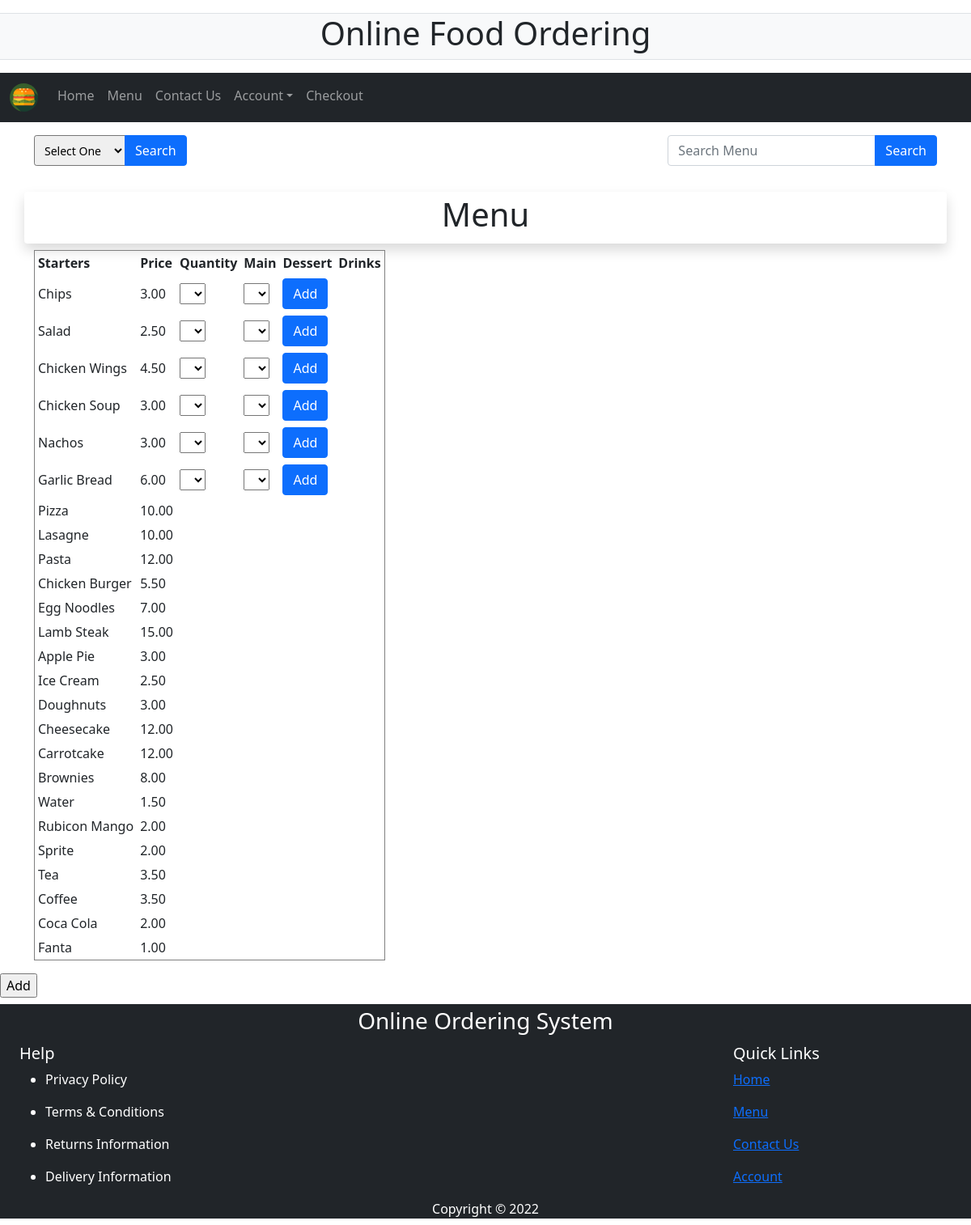
Page /index.php/menu on the committed database.
### tables this page shows
CREATE TABLE `menu` (
  `menuid` int(11) NOT NULL,
  `name` varchar(255) NOT NULL,
  `quantity` int(11) NOT NULL,
  `price` decimal(6,2) NOT NULL,
  `type` varchar(255) NOT NULL
);

### application/controllers/Menu.php (called while the page is built, shortened)
<?php
class Menu extends CI_Controller {
	public function __construct()
	{
		$this->load->database();
		$this->load->helper('html');
		$this->load->helper('cookie');
		$this->load->model('Menu_model');
	}
	public function index()
	{
		$this->load->view('navbar');
		$this->menu();
		$this->load->view('footer');
	}
	public function menu(){
		$type =  $this->input->post('searchMenu');
		$dropType =  $this->input->post('dropType');
		$data = array();
		$data['starter'] = $this->Menu_model->allItems();
		$data['main'] = $this->Menu_model->main();
		$data['dessert'] = $this->Menu_model->dessert();
		$data['drinks'] = $this->Menu_model->drinks();
		$data['type'] = $this->Menu_model->menuItems($type);
		$data['types'] = $this->Menu_model->menuItems($dropType);
		$this->load->view('menu_options',$data);
		$this->load->view('menu',$data);
	}
}

### index.php (called while the page is built, shortened)
<?php
require_once BASEPATH.'core/CodeIgniter.php';

### application/models/Menu_model.php (called while the page is built, shortened)
<?php
	class Menu_model extends CI_Model {
        public function allItems(){
            $this->db->select("*");
            $this->db->from('menu');
            $this->db->where('type', "starter");
            $query = $this->db->get();
            $data = $query->result();
            return $data;
        }
        public function main(){
            $this->db->select("*");
            $this->db->from('menu');
            $this->db->where('type', "main");
            $query = $this->db->get();
            $data = $query->result();
            return $data;
        }
        public function dessert(){
            $this->db->select("*");
            $this->db->from('menu');
            $this->db->where('type', "dessert");
            $query = $this->db->get();
            $data = $query->result();
            return $data;
        }
        public function drinks(){
            $this->db->select("*");
            $this->db->from('menu');
            $this->db->where('type', "drinks");
            $query = $this->db->get();
            $data = $query->result();
            return $data;
        }
        public function menuItems($type){
            $this->db->select("*");
            $this->db->from('menu');
            $this->db->where('type', $type);
            $this->db->or_where('name', $type);
            $query = $this->db->get();
            $data = $query->result();
            return $data;
        }
	}
    ?>

### application/views/menu.php (the view, shortened to what this page needs)
<html>
	<div>
		<div class="container bg-">
		<form method="post" action="menu">
<?php
$heading = $this->input->cookie('ID',TRUE);
echo <<<_END
<html>
<head>
	<h1 class="text-capitalize">$heading</h1>
</head>
<body>
<table cellpadding="4" cellspacing="2" border="1" id="table">
	<tr>
		<th>Starters</th> <th>Price</th>  <th>Quantity</th>  <th>Main</th> <th>Dessert</th> <th>Drinks</th>
	</tr>
_END;
if($types != null){
	foreach ($types as $items) {
		echo
		"<tr>".
		"<td>".''.$items->name.''."</td>".
		"<td>".''.$items->price.''."</td>".
		"<tr>";
	  }
}
else{
foreach ($starter as $allitems) {
	$menuid = $allitems->menuid;
    echo
    "<tr>".
    "<td>".''.$allitems->name.''."</td>".
	"<td>".''.$allitems->price.''."</td>".
	"<td>".'<select name="quantity">'
	.'<option value="" disabled="disabled" selected="selected"> '.'</option>'
	.'<option value="1">1</option>'
	.'<option value="2">2</option>'
	.'<option value="3">3</option>'
	.'<option value="4">4</option>'
	.'</select>'."<br/>"."</td>".
	"<td>".'<select name="addc">'
	.'<option value="" disabled="disabled" selected="selected"> '.'</option>'
	.'<option value='."$menuid".'>'."$menuid".'</option>'.
	"<td>".'<input type="submit" class="btn btn-primary" name="add" value="Add">'."</td>".
    "<tr>";
  }
  foreach ($main as $allitems) {
    echo
    "<tr>".
    "<td>".''.$allitems->name.''."</td>".
	"<td>".''.$allitems->price.''."</td>".
    "<tr>";
  }
  foreach ($dessert as $allitems) {
    echo
    "<tr>".
    "<td>".''.$allitems->name.''."</td>".
	"<td>".''.$allitems->price.''."</td>".
    "</tr>";
  }
  foreach ($drinks as $allitems) {
    echo
    "<tr>".
    "<td>".''.$allitems->name.''."</td>".
	"<td>".''.$allitems->price.''."</td>".
    "<tr>";
  }
}
echo "</table></body></html>";
?>
			</div>
		</div>
	<input type="submit" name="adds" value="Add">
</html>

### application/views/navbar.php (shortened to what this page needs)
<html>
	<link
		href="https://cdn.jsdelivr.net/npm/bootstrap@5.1.3/dist/css/bootstrap.min.css"
		rel="stylesheet"
	/>
	<body>
		<div class="row">
			<div class="col rounded text-center my-3 bg-light border">
				<h1 class="">Online Food Ordering</h1>
			</div>
		</div>
		<nav class="navbar navbar-expand-sm bg-dark navbar-dark">
			<div class="container-fluid">
				<ul class="navbar-nav">
					<li class="navbar-brand">
						<img
						src="<?php echo base_url(); ?>application/images/logo.svg"
							class="img-fluid"
							alt="Icon"
							width="35"
							height="30"
						/>
					</li>
					<li class="nav-item">
						<a class="nav-link" href="<?php echo base_url(); ?>index.php/Home"
							>Home</a
						>
					</li>
					<li class="nav-item">
						<a class="nav-link" href="<?php echo base_url(); ?>index.php/Menu"
							>Menu</a
						>
					</li>
					<li class="nav-item">
						<a
							class="nav-link"
							href="<?php echo base_url(); ?>index.php/Contact"
							>Contact Us</a
						>
					</li>
					<li class="nav-item dropdown">
						<a
							href="#"
							class="nav-link dropdown-toggle"
							data-bs-toggle="dropdown"
							>Account</a
						>
							<?php
							if($this->session->userdata('user')) : ?>
							<a
								href="<?php echo base_url(); ?>index.php/Login/Logout"
								class="dropdown-item"
								>Log Out</a
							>
							<div class="dropdown-divider"></div>
							<a
								href="<?php echo base_url(); ?>index.php/Account"
								class="dropdown-item"
								>View Account</a
							>
							<?php else : ?>
					</li>
					<?php endif;?>
					<li class="nav-item">
						<a
							class="nav-link"
							href="<?php echo base_url(); ?>index.php/Checkout"
							>Checkout</a
						>
					</li>
				</ul>
			</div>
		</nav>
	</body>
</html>

### application/views/menu_options.php (shortened to what this page needs)
<div>
<div class="container my-3">
	<div class="row">
		<div class="col">
			<form action="Menu" method="POST">
				<div class="input-group mb-3">
					<select name="dropType" id="" class="form-select-sm">
						<option value="" disabled selected>Select One</option>
					</select>
					<input type="submit" value="Search" class="btn btn-primary" />
				</div>
			</form>
		</div>
		<div class="col-auto text-end">
			<form action="Menu" method="POST">
				<div class="input-group mb-3">
					<input
						type="text"
						placeholder="Search Menu"
						name="searchMenu"
						class="form-control"
					/>
					<input type="Submit" value="Search" class="btn btn-primary" />
				</div>
			</form>
		</div>
	</div>
</div>
<div class="container bg-white border-1 shadow rounded text-center py-1 mb-2">
	<h1>Menu</h1>
</div>
</div>

### application/views/footer.php
<html>
	<div class="container-fluid bg-dark text-white my-2">
		<div class="row text-center">
			<div class="col py-1">
				<h3>Online Ordering System</h3>
			</div>
		</div>
		<div class="row mx-auto">
			<div class="col fw-bold">
				<h5>Help</h5>
			</div>
			<div class="col-md-3 fw-bold">
				<h5>Quick Links</h5>
			</div>
		</div>
		<div class="row mx-auto">
			<div class="col text-start">
				<ul>
					<li>Privacy Policy</li>
				</ul>
			</div>
			<div class="col col-md-3">
				<a href="<?php echo base_url(); ?>index.php/Home">Home</a>
			</div>
		</div>
		<div class="row mx-auto">
			<div class="col text-start">
				<ul>
					<li>Terms & Conditions</li>
				</ul>
			</div>
			<div class="col col-md-3">
				<a href="<?php echo base_url(); ?>index.php/Menu">Menu</a>
			</div>
		</div>
		<div class="row mx-auto">
			<div class="col text-start">
				<ul>
					<li>Returns Information</li>
				</ul>
			</div>
			<div class="col col-md-3">
				<a href="<?php echo base_url(); ?>index.php/Contact">Contact Us</a>
			</div>
		</div>
		<div class="row mx-auto">
			<div class="col text-start">
				<ul>
					<li>Delivery Information</li>
				</ul>
			</div>
			<div class="col col-md-3">
				<a href="<?php echo base_url(); ?>index.php/Home">Account</a>
			</div>
		</div>
		<div class="row">
			<div class="col text-center">
				Copyright © 2022
			</div>
		</div>
	</div>
</html>

### rows in the picture
menu: name "Chips", price "3.00"
menu: name "Salad", price "2.50"
menu: name "Chicken Wings", price "4.50"
menu: name "Chicken Soup", price "3.00"
menu: name "Nachos", price "3.00"
menu: name "Garlic Bread", price "6.00"
menu: name "Pizza", price "10.00"
menu: name "Lasagne", price "10.00"
menu: name "Pasta", price "12.00"
menu: name "Chicken Burger", price "5.50"
menu: name "Egg Noodles", price "7.00"
menu: name "Lamb Steak", price "15.00"
menu: name "Apple Pie", price "3.00"
menu: name "Ice Cream", price "2.50"
menu: name "Doughnuts", price "3.00"
menu: name "Cheesecake", price "12.00"
menu: name "Carrotcake", price "12.00"
menu: name "Brownies", price "8.00"
menu: name "Water", price "1.50"
menu: name "Rubicon Mango", price "2.00"
menu: name "Sprite", price "2.00"
menu: name "Tea", price "3.50"
menu: name "Coffee", price "3.50"
menu: name "Coca Cola", price "2.00"
menu: name "Fanta", price "1.00"
